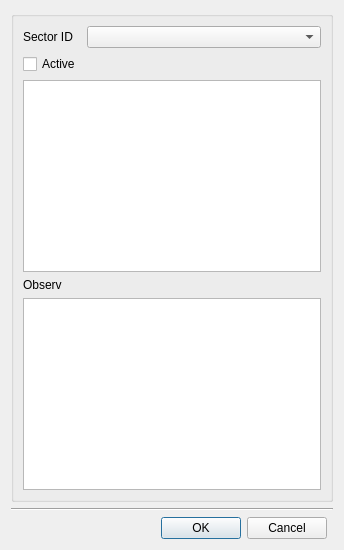
<?xml version="1.0" encoding="UTF-8"?>
<ui version="4.0">
 <class>dlg_nonvisual_controls</class>
 <widget class="QDialog" name="dlg_nonvisual_controls">
  <property name="geometry">
   <rect>
    <x>0</x>
    <y>0</y>
    <width>344</width>
    <height>353</height>
   </rect>
  </property>
  <property name="windowTitle">
   <string>Simple Controls Editor</string>
  </property>
  <layout class="QGridLayout" name="verticalLayout_4">
   <item row="0" column="0" colspan="2">
    <widget class="QGroupBox" name="groupBox">
     <property name="sizePolicy">
      <sizepolicy hsizetype="Preferred" vsizetype="MinimumExpanding">
       <horstretch>0</horstretch>
       <verstretch>0</verstretch>
      </sizepolicy>
     </property>
     <property name="title">
      <string/>
     </property>
     <layout class="QGridLayout" name="gridLayout">
      <item row="0" column="0" colspan="2">
       <layout class="QGridLayout" name="gridLayout_2">
        <item row="0" column="0">
         <widget class="QLabel" name="lbl_sector_id">
          <property name="sizePolicy">
           <sizepolicy hsizetype="Minimum" vsizetype="Fixed">
            <horstretch>0</horstretch>
            <verstretch>0</verstretch>
           </sizepolicy>
          </property>
          <property name="text">
           <string>Sector ID</string>
          </property>
         </widget>
        </item>
        <item row="0" column="1">
         <widget class="QComboBox" name="cmb_sector_id">
          <property name="sizePolicy">
           <sizepolicy hsizetype="MinimumExpanding" vsizetype="Fixed">
            <horstretch>0</horstretch>
            <verstretch>0</verstretch>
           </sizepolicy>
          </property>
         </widget>
        </item>
        <item row="1" column="0">
         <widget class="QCheckBox" name="chk_active">
          <property name="text">
           <string>Active</string>
          </property>
         </widget>
        </item>
       </layout>
      </item>
      <item row="1" column="0" colspan="2">
       <layout class="QGridLayout" name="gridLayout_3">
        <item row="0" column="0">
         <widget class="QTextEdit" name="txt_text"/>
        </item>
       </layout>
      </item>
      <item row="2" column="0" colspan="2">
       <layout class="QGridLayout" name="gridLayout_4">
        <item row="0" column="0">
         <widget class="QLabel" name="lbl_observ">
          <property name="text">
           <string>Observ</string>
          </property>
         </widget>
        </item>
        <item row="1" column="0">
         <widget class="QTextEdit" name="txt_observ"/>
        </item>
       </layout>
      </item>
     </layout>
    </widget>
   </item>
   <item row="1" column="0" colspan="2">
    <widget class="Line" name="line">
     <property name="orientation">
      <enum>Qt::Horizontal</enum>
     </property>
    </widget>
   </item>
   <item row="2" column="0">
    <layout class="QGridLayout" name="lyt_buttons">
     <property name="topMargin">
      <number>0</number>
     </property>
     <item row="0" column="0">
      <spacer name="horizontalSpacer">
       <property name="orientation">
        <enum>Qt::Horizontal</enum>
       </property>
       <property name="sizeHint" stdset="0">
        <size>
         <width>40</width>
         <height>20</height>
        </size>
       </property>
      </spacer>
     </item>
     <item row="0" column="1">
      <widget class="QPushButton" name="btn_accept">
       <property name="text">
        <string>OK</string>
       </property>
      </widget>
     </item>
     <item row="0" column="2">
      <widget class="QPushButton" name="btn_cancel">
       <property name="text">
        <string>Cancel</string>
       </property>
      </widget>
     </item>
    </layout>
   </item>
  </layout>
 </widget>
 <resources/>
 <connections/>
</ui>
